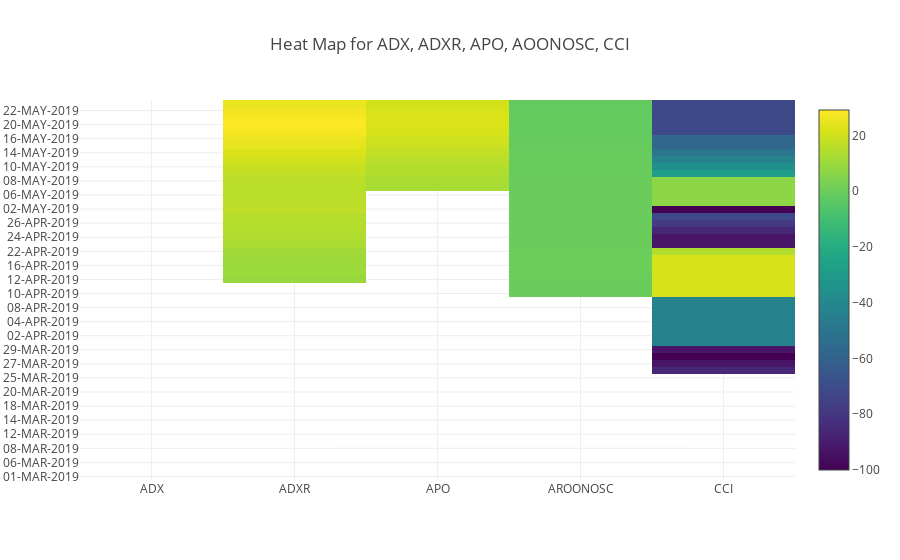

The notebook cell saved with this chart:
### Code cell
import datetime
import numpy as np
import pandas as pd
import plotly.offline as py
# from plotly.offline import download_plotlyjs, init_notebook_mode, plot, iplot

py.init_notebook_mode(connected=True)
import plotly.graph_objs as go

data = pd.read_csv('hello.csv')
y_axis = data.columns[1:]
datecount = data.TIMESTAMP.unique()
# print(len(datecount))
# base = datetime.datetime.today()
# date_list = [base - datetime.timedelta(days=x) for x in range(0, 180)]
# print(len(date_list))
# z = []

# for y in y_axis:
#     new_row = []
#     for date in datecount:
#         new_row.append(data[y])
# #         print(new_row)
#     z.append(list(new_row))

data1 = open('hello.csv','r')
list1 = []
for i in data1:
    list1.append(i.strip().split(','))
    
data = [
    go.Heatmap(
        z=list1,
        y=data['TIMESTAMP'],
        x=['ADX','ADXR','APO','AROONOSC','CCI'],
        colorscale='Viridis',
    )
]

layout = go.Layout(
    title='Heat Map for ADX, ADXR, APO, AOONOSC, CCI',
    xaxis = dict(ticks='', nticks=36),
    yaxis = dict(ticks='' )
)

fig = go.Figure(data=data, layout=layout)
py.iplot(fig, filename='datetime-heatmap')

### Figure 1 — Plotly figure (JSON) as saved in the notebook; plotly's stock layout.template omitted (floating-point values rounded to 4 significant figures; data arrays with more than 128 entries replaced by an {"elided": "..."} marker saying what was removed)
{"data": [{"colorscale": "Viridis", "type": "heatmap", "uid": "5a21bb0f-4b02-4102-9898-d7215b2707cb", "x": ["ADX", "ADXR", "APO", "AROONOSC", "CCI"], "y": ["01-MAR-2019", "05-MAR-2019", "06-MAR-2019", "07-MAR-2019", "08-MAR-2019", "11-MAR-2019", "12-MAR-2019", "13-MAR-2019", "14-MAR-2019", "15-MAR-2019", "18-MAR-2019", "19-MAR-2019", "20-MAR-2019", "22-MAR-2019", "25-MAR-2019", "26-MAR-2019", "27-MAR-2019", "28-MAR-2019", "29-MAR-2019", "01-APR-2019", "02-APR-2019", "03-APR-2019", "04-APR-2019", "05-APR-2019", "08-APR-2019", "09-APR-2019", "10-APR-2019", "11-APR-2019", "12-APR-2019", "15-APR-2019", "16-APR-2019", "18-APR-2019", "22-APR-2019", "23-APR-2019", "24-APR-2019", "25-APR-2019", "26-APR-2019", "30-APR-2019", "02-MAY-2019", "03-MAY-2019", "06-MAY-2019", "07-MAY-2019", "08-MAY-2019", "09-MAY-2019", "10-MAY-2019", "13-MAY-2019", "14-MAY-2019", "15-MAY-2019", "16-MAY-2019", "17-MAY-2019", "20-MAY-2019", "21-MAY-2019", "22-MAY-2019", "23-MAY-2019"], "z": {"elided": "55x6 str values"}}], "layout": {"title": {"text": "Heat Map for ADX, ADXR, APO, AOONOSC, CCI"}, "xaxis": {"nticks": 36, "ticks": ""}, "yaxis": {"ticks": ""}}}
